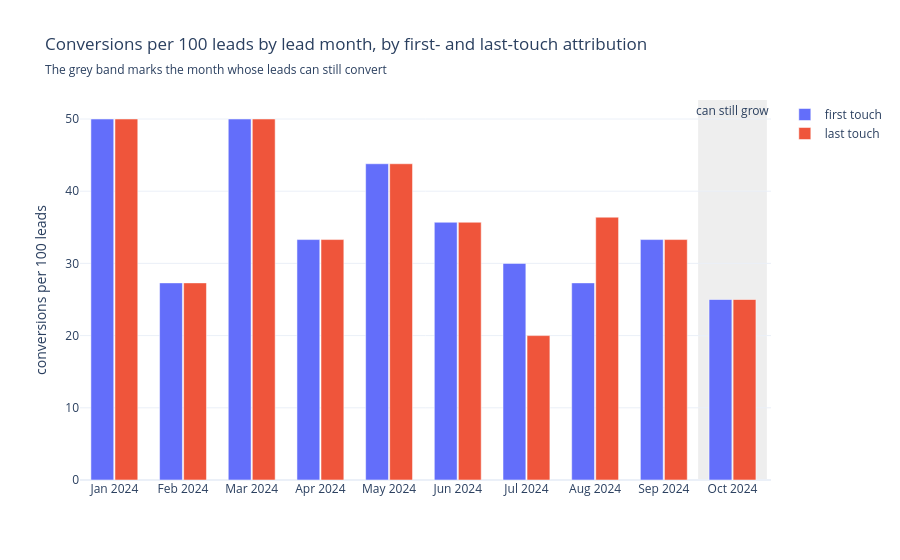

The notebook cell this image was saved under:
### Markdown cell above
**Reading:** newsletter converts best (41.5 conversions per 100 leads), direct and google least (30.0 and 30.6).
But the intervals overlap widely (newsletter 28–57, google 18–47): with about 40 leads per channel, the ranking
can still change. Counted at the first touch, google moves up to 36.1: it opened both journeys that other channels
closed, the only 2 assists.

### 2.1 Lead-month cohorts

### Code cell
monthly = query("""
    select
        lead_month,
        is_complete,
        sum(leads) as leads,
        sum(conversions) as conversions,
        round(100.0 * sum(conversions) / sum(leads), 1) as conversion_rate_pct,
        sum(first_touch_conversions) as first_touch_conversions,
        round(100.0 * sum(first_touch_conversions) / sum(leads), 1) as first_touch_rate_pct
    from agg_lead_conversions_monthly
    group by lead_month, is_complete
    order by lead_month
""")
months = by_model(monthly, ["lead_month", "leads"])
months["month"] = months["lead_month"].dt.strftime("%b %Y")

fig = px.bar(
    months,
    x="month",
    y="rate_pct",
    color="model",
    color_discrete_map=MODEL_COLORS,
    barmode="group",
    custom_data=["conversions", "leads"],
    title="Conversions per 100 leads by lead month, by first- and last-touch attribution",
    labels={"month": "", "rate_pct": "conversions per 100 leads", "model": ""},
)
fig.update_traces(
    hovertemplate=(
        "%{fullData.name}: %{customdata[0]} of %{customdata[1]} leads (%{y:.1f} %)<extra></extra>"
    )
)
# A grey band marks the months whose leads can still convert
for position in monthly.index[~monthly["is_complete"]]:
    fig.add_vrect(
        x0=position - 0.5,
        x1=position + 0.5,
        fillcolor="#eeeeee",
        line_width=0,
        layer="below",
        annotation_text="can still grow",
        annotation_position="top",
    )
fig.update_layout(
    title_subtitle_text="The grey band marks the month whose leads can still convert",
    bargap=0.3,
    bargroupgap=0.05,
    margin_t=100,
)
fig.show()

### Figure 1 — Plotly figure (JSON) as saved in the notebook; plotly's stock layout.template omitted (floating-point values rounded to 4 significant figures)
{"data": [{"alignmentgroup": "True", "customdata": [[3, 6], [3, 11], [5, 10], [5, 15], [7, 16], [5, 14], [3, 10], [3, 11], [2, 6], [5, 20]], "hovertemplate": "%{fullData.name}: %{customdata[0]} of %{customdata[1]} leads (%{y:.1f} %)<extra></extra>", "legendgroup": "first touch", "marker": {"color": "#636efa", "pattern": {"shape": ""}}, "name": "first touch", "offsetgroup": "first touch", "orientation": "v", "showlegend": true, "textposition": "auto", "type": "bar", "x": ["Jan 2024", "Feb 2024", "Mar 2024", "Apr 2024", "May 2024", "Jun 2024", "Jul 2024", "Aug 2024", "Sep 2024", "Oct 2024"], "xaxis": "x", "y": [50.0, 27.3, 50.0, 33.3, 43.8, 35.7, 30.0, 27.3, 33.3, 25.0], "yaxis": "y"}, {"alignmentgroup": "True", "customdata": [[3, 6], [3, 11], [5, 10], [5, 15], [7, 16], [5, 14], [2, 10], [4, 11], [2, 6], [5, 20]], "hovertemplate": "%{fullData.name}: %{customdata[0]} of %{customdata[1]} leads (%{y:.1f} %)<extra></extra>", "legendgroup": "last touch", "marker": {"color": "#EF553B", "pattern": {"shape": ""}}, "name": "last touch", "offsetgroup": "last touch", "orientation": "v", "showlegend": true, "textposition": "auto", "type": "bar", "x": ["Jan 2024", "Feb 2024", "Mar 2024", "Apr 2024", "May 2024", "Jun 2024", "Jul 2024", "Aug 2024", "Sep 2024", "Oct 2024"], "xaxis": "x", "y": [50.0, 27.3, 50.0, 33.3, 43.8, 35.7, 20.0, 36.4, 33.3, 25.0], "yaxis": "y"}], "layout": {"annotations": [{"showarrow": false, "text": "can still grow", "x": 9.0, "xanchor": "center", "xref": "x", "y": 1, "yanchor": "top", "yref": "y domain"}], "bargap": 0.3, "bargroupgap": 0.05, "barmode": "group", "legend": {"title": {"text": ""}, "tracegroupgap": 0}, "margin": {"t": 100}, "shapes": [{"fillcolor": "#eeeeee", "layer": "below", "line": {"width": 0}, "type": "rect", "x0": 8.5, "x1": 9.5, "xref": "x", "y0": 0, "y1": 1, "yref": "y domain"}], "title": {"subtitle": {"text": "The grey band marks the month whose leads can still convert"}, "text": "Conversions per 100 leads by lead month, by first- and last-touch attribution"}, "xaxis": {"anchor": "y", "domain": [0.0, 1.0], "title": {"text": ""}}, "yaxis": {"anchor": "x", "domain": [0.0, 1.0], "title": {"text": "conversions per 100 leads"}}}}
